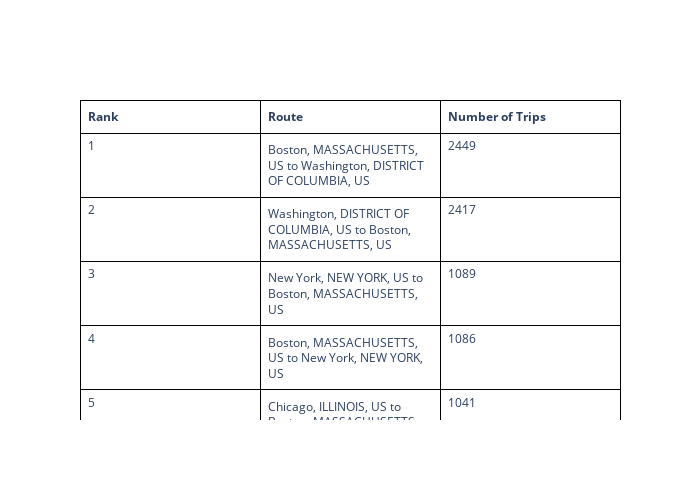

The cell this chart's notebook holds for it:
### Code cell
table.update_layout(width=700, height=500)
table.show()

### Figure 1 — Plotly figure (JSON) as saved in the notebook; plotly's stock layout.template omitted (floating-point values rounded to 4 significant figures)
{"data": [{"cells": {"align": "left", "fill": {"color": "white"}, "line": {"color": "black"}, "values": [[1, 2, 3, 4, 5], ["Boston, MASSACHUSETTS, US to Washington, DISTRICT OF COLUMBIA, US", "Washington, DISTRICT OF COLUMBIA, US to Boston, MASSACHUSETTS, US", "New York, NEW YORK, US to Boston, MASSACHUSETTS, US", "Boston, MASSACHUSETTS, US to New York, NEW YORK, US", "Chicago, ILLINOIS, US to Boston, MASSACHUSETTS, US"], [2449, 2417, 1089, 1086, 1041]]}, "header": {"align": "left", "fill": {"color": "white"}, "line": {"color": "black"}, "values": ["<b>Rank", "<b>Route", "<b>Number of Trips"]}, "type": "table"}], "layout": {"height": 500, "width": 700}}
